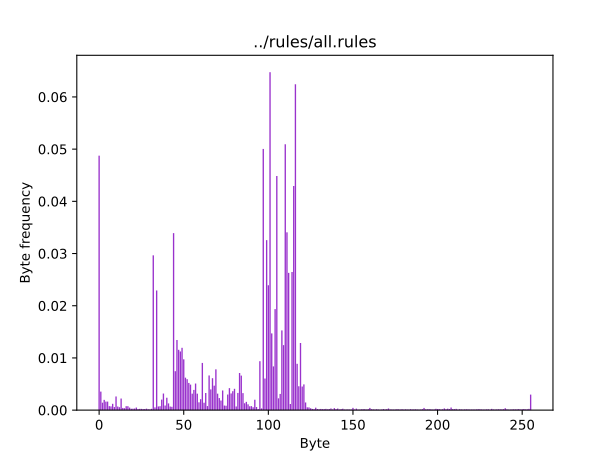

Recreate this plot in Python.
# -*- coding: utf-8 -*-
"""

This program aims to find the ASCII values not in used by the content of a given ruleset

"""

import matplotlib.pyplot as plt
import sys
# Customize matplotlib

vals = {}

v_sum = 0

with open(sys.argv[1]) as f:
    for v in [line for line in f]:
        if len(v.strip()):
            if v.strip()[0] != "#":
                for l in v.strip().split(";"):
                    if l.split(":")[0].strip() == "content":
                        cnt = str(l.split(":")[1]).strip()
                        end = len(cnt)
                        j = 0
                        if cnt[j] == "!":
                            j += 1
                        cnt.strip()
                        if cnt[j] == "\"":
                            j += 1
                        cnt.strip()
                        if cnt[-1] == "\"":
                            end -= 1
                        while j < end:
                            c = cnt[j]
                            if c == "|":
                                j_p = cnt.find("|", j+1)
                                if j_p > 0:
                                    try:
                                        for c in bytearray.fromhex(cnt[j+1:j_p].replace("|", "")).decode('latin1'):
                                            if ord(c) not in vals:
                                                vals.update({ord(c): 1})
                                                v_sum+=1
                                            else:
                                                vals[ord(c)] += 1
                                                v_sum+=1
                                        j = j_p+1
                                    except Exception:
                                        break
                            else:
                                if ord(c) not in vals:
                                    vals.update({ord(c): 1})
                                    v_sum+=1
                                else:
                                    vals[ord(c)] += 1
                                    v_sum+=1
                                j += 1


for x,y in vals.items():
    vals[x]=float(y/v_sum)

vals = dict(sorted(vals.items(), key=lambda item: item[0]))

plt.bar(list(vals.keys()), vals.values(), color='darkorchid')
plt.title(sys.argv[1])
plt.xlabel("Byte")
plt.ylabel("Byte frequency")
plt.savefig("byte-frequency.svg")
